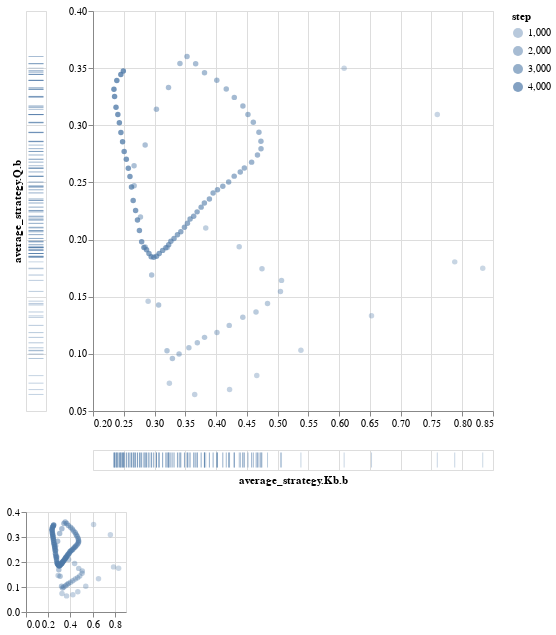

Notebook source saved alongside this figure:
### Markdown cell above
Whilst, average strategies $\bar{\sigma}_i^T(I, a)$ are spiraling into the Nash equilibrium.

### Code cell
analytics.scatter(ind.average_strategy_Q_b, ind.average_strategy_Kb_b,
                  width=400, height=400)

### Figure 1 — Vega-Lite specification as saved in the notebook (floating-point values rounded to 4 significant figures)
{"config": {"view": {"continuousWidth": 400, "continuousHeight": 300}}, "vconcat": [{"hconcat": [{"mark": "tick", "encoding": {"color": {"value": "#4E79A7"}, "opacity": {"type": "quantitative", "field": "step"}, "y": {"type": "quantitative", "axis": {"domain": false, "labels": false, "ticks": false}, "field": "y", "scale": {"domain": {"selection": "selector004", "encoding": "y"}}, "title": "average_strategy.Q.b"}}, "height": 400}, {"vconcat": [{"mark": "circle", "encoding": {"color": {"value": "#4E79A7"}, "opacity": {"type": "quantitative", "field": "step"}, "x": {"type": "quantitative", "field": "x", "scale": {"domain": {"selection": "selector004", "encoding": "x"}}, "title": ""}, "y": {"type": "quantitative", "field": "y", "scale": {"domain": {"selection": "selector004", "encoding": "y"}}, "title": ""}}, "height": 400, "width": 400}, {"mark": "tick", "encoding": {"color": {"value": "#4E79A7"}, "opacity": {"type": "quantitative", "field": "step"}, "x": {"type": "quantitative", "axis": {"domain": false, "labels": false, "ticks": false}, "field": "x", "scale": {"domain": {"selection": "selector004", "encoding": "x"}}, "title": "average_strategy.Kb.b"}}, "width": 400}]}]}, {"mark": "circle", "encoding": {"color": {"value": "#4E79A7"}, "opacity": {"type": "quantitative", "field": "step"}, "x": {"type": "quantitative", "field": "x", "title": ""}, "y": {"type": "quantitative", "field": "y", "title": ""}}, "height": 100, "selection": {"selector004": {"type": "interval", "encodings": ["x", "y"]}}, "width": 100.0}], "data": {"values": [{"step": 24.0, "x": 0.8333, "y": 0.175}, {"step": 69.0, "x": 0.6081, "y": 0.35}, {"step": 119.0, "x": 0.7595, "y": 0.3094}, {"step": 169.0, "x": 0.7878, "y": 0.1805}, {"step": 219.0, "x": 0.6526, "y": 0.1333}, {"step": 269.0, "x": 0.5379, "y": 0.1031}, {"step": 319.0, "x": 0.4661, "y": 0.08097}, {"step": 369.0, "x": 0.4219, "y": 0.06876}, {"step": 419.0, "x": 0.3653, "y": 0.06448}, {"step": 469.0, "x": 0.3241, "y": 0.07437}, {"step": 519.0, "x": 0.2896, "y": 0.1461}, {"step": 569.0, "x": 0.3209, "y": 0.193}, {"step": 619.0, "x": 0.3832, "y": 0.2101}, {"step": 669.0, "x": 0.4376, "y": 0.1937}, {"step": 719.0, "x": 0.4746, "y": 0.1745}, {"step": 769.0, "x": 0.5063, "y": 0.1643}, {"step": 819.0, "x": 0.5046, "y": 0.1547}, {"step": 869.0, "x": 0.4836, "y": 0.1441}, {"step": 919.0, "x": 0.4649, "y": 0.1366}, {"step": 969.0, "x": 0.4434, "y": 0.1319}, {"step": 1019.0, "x": 0.4214, "y": 0.1249}, {"step": 1069.0, "x": 0.4014, "y": 0.1186}, {"step": 1119.0, "x": 0.3812, "y": 0.1144}, {"step": 1169.0, "x": 0.3695, "y": 0.1097}, {"step": 1219.0, "x": 0.3558, "y": 0.1053}, {"step": 1269.0, "x": 0.3399, "y": 0.09982}, {"step": 1319.0, "x": 0.329, "y": 0.09597}, {"step": 1369.0, "x": 0.3202, "y": 0.1027}, {"step": 1419.0, "x": 0.3066, "y": 0.1428}, {"step": 1469.0, "x": 0.2953, "y": 0.169}, {"step": 1519.0, "x": 0.2848, "y": 0.1935}, {"step": 1569.0, "x": 0.2771, "y": 0.2197}, {"step": 1619.0, "x": 0.2669, "y": 0.247}, {"step": 1669.0, "x": 0.2667, "y": 0.2646}, {"step": 1719.0, "x": 0.2848, "y": 0.2827}, {"step": 1769.0, "x": 0.3031, "y": 0.314}, {"step": 1819.0, "x": 0.3227, "y": 0.333}, {"step": 1869.0, "x": 0.3413, "y": 0.3541}, {"step": 1919.0, "x": 0.3528, "y": 0.3602}, {"step": 1969.0, "x": 0.3668, "y": 0.3538}, {"step": 2019.0, "x": 0.3812, "y": 0.346}, {"step": 2069.0, "x": 0.4012, "y": 0.3394}, {"step": 2119.0, "x": 0.4166, "y": 0.3318}, {"step": 2169.0, "x": 0.4296, "y": 0.3244}, {"step": 2219.0, "x": 0.4436, "y": 0.317}, {"step": 2269.0, "x": 0.4518, "y": 0.3094}, {"step": 2319.0, "x": 0.4605, "y": 0.3027}, {"step": 2369.0, "x": 0.4697, "y": 0.2939}, {"step": 2419.0, "x": 0.4729, "y": 0.286}, {"step": 2469.0, "x": 0.473, "y": 0.2796}, {"step": 2519.0, "x": 0.4673, "y": 0.274}, {"step": 2569.0, "x": 0.4577, "y": 0.2678}, {"step": 2619.0, "x": 0.446, "y": 0.2627}, {"step": 2669.0, "x": 0.4393, "y": 0.2592}, {"step": 2719.0, "x": 0.4294, "y": 0.2555}, {"step": 2769.0, "x": 0.4204, "y": 0.2503}, {"step": 2819.0, "x": 0.4109, "y": 0.2466}, {"step": 2869.0, "x": 0.4023, "y": 0.2436}, {"step": 2919.0, "x": 0.3952, "y": 0.2408}, {"step": 2969.0, "x": 0.3891, "y": 0.2355}, {"step": 3019.0, "x": 0.381, "y": 0.232}, {"step": 3069.0, "x": 0.3757, "y": 0.2284}, {"step": 3119.0, "x": 0.3692, "y": 0.2242}, {"step": 3169.0, "x": 0.3636, "y": 0.2204}, {"step": 3219.0, "x": 0.3578, "y": 0.218}, {"step": 3269.0, "x": 0.3535, "y": 0.2142}, {"step": 3319.0, "x": 0.3486, "y": 0.2107}, {"step": 3369.0, "x": 0.3427, "y": 0.2068}, {"step": 3419.0, "x": 0.3372, "y": 0.2043}, {"step": 3469.0, "x": 0.3317, "y": 0.201}, {"step": 3519.0, "x": 0.3266, "y": 0.1986}, {"step": 3569.0, "x": 0.323, "y": 0.1955}, {"step": 3619.0, "x": 0.3184, "y": 0.1929}, {"step": 3669.0, "x": 0.3132, "y": 0.1905}, {"step": 3719.0, "x": 0.3076, "y": 0.1878}, {"step": 3769.0, "x": 0.3032, "y": 0.1854}, {"step": 3819.0, "x": 0.2987, "y": 0.1845}, {"step": 3869.0, "x": 0.2946, "y": 0.1851}, {"step": 3919.0, "x": 0.291, "y": 0.1878}, {"step": 3969.0, "x": 0.287, "y": 0.1911}, {"step": 4019.0, "x": 0.2828, "y": 0.193}, {"step": 4069.0, "x": 0.2791, "y": 0.198}, {"step": 4119.0, "x": 0.2754, "y": 0.2079}, {"step": 4169.0, "x": 0.2723, "y": 0.2171}, {"step": 4219.0, "x": 0.2692, "y": 0.2255}, {"step": 4269.0, "x": 0.2653, "y": 0.2342}, {"step": 4319.0, "x": 0.2626, "y": 0.2459}, {"step": 4369.0, "x": 0.2601, "y": 0.2553}, {"step": 4419.0, "x": 0.2574, "y": 0.2624}, {"step": 4469.0, "x": 0.2542, "y": 0.2703}, {"step": 4519.0, "x": 0.2507, "y": 0.2771}, {"step": 4569.0, "x": 0.2481, "y": 0.2857}, {"step": 4619.0, "x": 0.2453, "y": 0.2936}, {"step": 4669.0, "x": 0.2428, "y": 0.3022}, {"step": 4719.0, "x": 0.2404, "y": 0.3093}, {"step": 4769.0, "x": 0.2374, "y": 0.3159}, {"step": 4819.0, "x": 0.2351, "y": 0.3252}, {"step": 4869.0, "x": 0.2341, "y": 0.3315}, {"step": 4919.0, "x": 0.2387, "y": 0.3392}, {"step": 4969.0, "x": 0.2453, "y": 0.3444}, {"step": 4999.0, "x": 0.2493, "y": 0.3476}]}, "$schema": "https://vega.github.io/schema/vega-lite/v4.8.1.json"}
